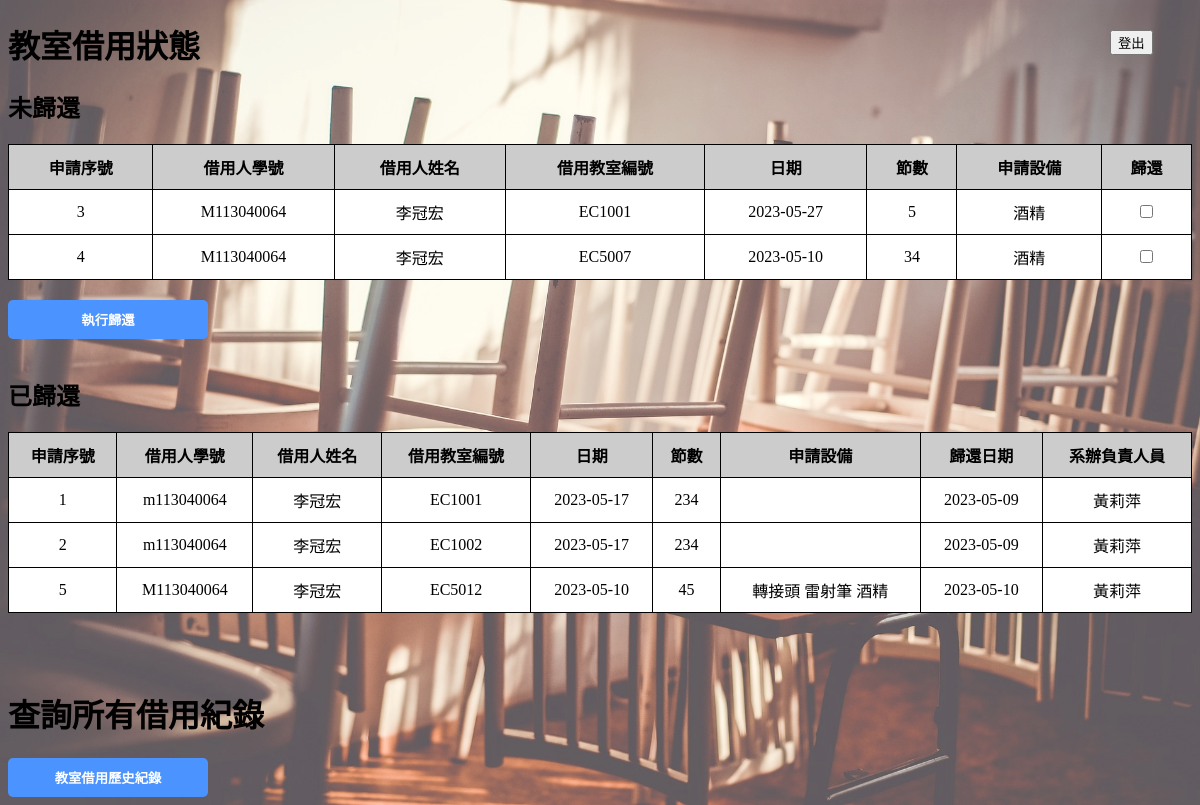
The page /office_homepage.php on the database its author committed.
### office_homepage.php (the view, shortened to what this page needs)
<!DOCTYPE html>
<html>
<head>
</head>
<body>
	<form action='logout.php' method='POST' style='width: 70px; height: 50px; position: absolute; top: 30px; right: 20px;' >
		<button type='submit' name='logout'>登出</button><br><br>
	</form>
	<h1>教室借用狀態</h1>
	<h2>未歸還</h2>
	<form action="office_management.php", method="POST">
		<table>
			<tr>
				<th>申請序號</th>
				<th>借用人學號</th>
				<th>借用人姓名</th>
				<th>借用教室編號</th>
				<th>日期</th>
				<th>節數</th>
				<th>申請設備</th>
				<th>歸還</th>
			</tr>
			<?php
				$connect = new mysqli("localhost", "root", "", "資料庫");
				$apply = mysqli_query($connect, "SELECT * FROM 申請資料表");
				if(mysqli_num_rows($apply)){
					while($apply_row = mysqli_fetch_assoc($apply)){
						if($apply_row['歸還日期'] == "" && $apply_row['系辦人員'] == ""){
							$seq = $apply_row["申請序號"];
							$periods = "";
							$date_period = mysqli_query($connect, "SELECT *
																	FROM 申請日期和節數表
																	WHERE 申請序號 = $seq");
							while($date_row = mysqli_fetch_assoc($date_period)){
								$date = $date_row['日期'];
								$periods .= $date_row['節數'];
							}
							$devices = "";
							$device_query = mysqli_query($connect, "SELECT *
																	FROM 申請設備表
																	JOIN 設備資料表
																	ON 申請設備表.附加申請設備編號 = 設備資料表.設備編號
																	WHERE 申請序號 = $seq");
							while($device_row = mysqli_fetch_assoc($device_query)){
								$devices .= $device_row['設備名稱']." ";
							}
							echo "<tr>
									<td>".$apply_row["申請序號"]."</td>
									<td>".$apply_row["借用人"]."</td>
									<td>".$apply_row["姓名"]."</td>
									<td>".$apply_row["教室編號"]."</td>
									<td>".$date."</td>
									<td>".$periods."</td>
									<td>".$devices."</td>
									<td>
										<input type='checkbox' id='checkbox' name='return{$apply_row["申請序號"]}'>
									</td>
								</tr>";
						}
					}
				}
			?>
		</table>
		<input type="submit" value="執行歸還">
	</form><br>
	<h2>已歸還</h2>
	<form>
		<table>
			<tr>
				<th>申請序號</th>
				<th>借用人學號</th>
				<th>借用人姓名</th>
				<th>借用教室編號</th>
				<th>日期</th>
				<th>節數</th>
				<th>申請設備</th>
				<th>歸還日期</th>
				<th>系辦負責人員</th>
			</tr>
			<?php
				$connect = new mysqli("localhost", "root", "", "資料庫");
				$apply = mysqli_query($connect, "SELECT * FROM 申請資料表");
				if(mysqli_num_rows($apply)){
					while($apply_row = mysqli_fetch_assoc($apply)){
						if($apply_row['歸還日期'] != "" && $apply_row['系辦人員'] != ""){
							$seq = $apply_row["申請序號"];
							$periods = "";
							$date_period = mysqli_query($connect, "SELECT *
																	FROM 申請日期和節數表
																	WHERE 申請序號 = $seq");
							while($date_row = mysqli_fetch_assoc($date_period)){
								$date = $date_row['日期'];
								$periods .= $date_row['節數'];
							}
							$devices = "";
							$device_query = mysqli_query($connect, "SELECT *
																	FROM 申請設備表
																	JOIN 設備資料表
																	ON 申請設備表.附加申請設備編號 = 設備資料表.設備編號
																	WHERE 申請序號 = $seq");
							while($device_row = mysqli_fetch_assoc($device_query)){
								$devices .= $device_row['設備名稱']." ";
							}
							echo "<tr>
									<td>".$apply_row["申請序號"]."</td>
									<td>".$apply_row["借用人"]."</td>
									<td>".$apply_row["姓名"]."</td>
									<td>".$apply_row["教室編號"]."</td>
									<td>".$date."</td>
									<td>".$periods."</td>
									<td>".$devices."</td>
									<td>".$apply_row["歸還日期"]."</td>
									<td>".$apply_row["系辦人員"]."</td>
								</tr>";
						}
					}
				}
			?>
		</table>
	</form>
	<br><br>
	<h1>查詢所有借用紀錄</h1>
	<form action="borrow_record.php", method="POST">
		<input type="submit" value="教室借用歷史紀錄">
	</form>
</body>
</html>

### office_homepage.php (style rules this page uses)
body { background-image: url("./classroom.jpg"); background-color: rgba(255,255,255,0.2); background-blend-mode: lighten; background-size: cover; background-repeat: no-repeat; }
table { border-collapse: collapse; width: 100%; margin: 20px 0; }
table th, table td { border: 1px solid black; background-color: white; padding: 10px; text-align: center; }
table th { background-color: #ccc; }
input[type=submit] { background-color: #4b93ff; width: 200px; display: block; margin: 0 left; color: white; font-weight: bold; padding: 10px; border-radius: 5px; border: none; cursor: pointer; }

### rows shown on the page
申請資料表: 申請序號 "3", 借用人 "M113040064", 姓名 "李冠宏", 教室編號 "EC1001", 申請日期和節數表.日期 "2023-05-27", periods "5", devices "酒精"
申請資料表: 申請序號 "4", 借用人 "M113040064", 姓名 "李冠宏", 教室編號 "EC5007", 申請日期和節數表.日期 "2023-05-10", periods "34", devices "酒精"
申請資料表: 申請序號 "1", 借用人 "m113040064", 姓名 "李冠宏", 教室編號 "EC1001", 申請日期和節數表.日期 "2023-05-17", periods "234", 歸還日期 "2023-05-09", 系辦人員 "黃莉萍"
申請資料表: 申請序號 "2", 借用人 "m113040064", 姓名 "李冠宏", 教室編號 "EC1002", 申請日期和節數表.日期 "2023-05-17", periods "234", 歸還日期 "2023-05-09", 系辦人員 "黃莉萍"
申請資料表: 申請序號 "5", 借用人 "M113040064", 姓名 "李冠宏", 教室編號 "EC5012", 申請日期和節數表.日期 "2023-05-10", periods "45", devices "轉接頭 雷射筆 酒精", 歸還日期 "2023-05-10", 系辦人員 "黃莉萍"
